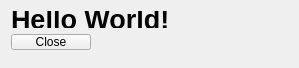
<?xml version="1.0" encoding="UTF-8"?>
<ui version="4.0">
 <class>Widget</class>
 <widget class="QWidget" name="Widget">
  <property name="geometry">
   <rect>
    <x>0</x>
    <y>0</y>
    <width>299</width>
    <height>68</height>
   </rect>
  </property>
  <property name="sizePolicy">
   <sizepolicy hsizetype="Preferred" vsizetype="Preferred">
    <horstretch>0</horstretch>
    <verstretch>0</verstretch>
   </sizepolicy>
  </property>
  <property name="windowTitle">
   <string>Widget</string>
  </property>
  <widget class="QWidget" name="">
   <property name="geometry">
    <rect>
     <x>0</x>
     <y>0</y>
     <width>291</width>
     <height>61</height>
    </rect>
   </property>
   <layout class="QVBoxLayout" name="verticalLayout">
    <item>
     <widget class="QLabel" name="label">
      <property name="sizePolicy">
       <sizepolicy hsizetype="Fixed" vsizetype="Fixed">
        <horstretch>0</horstretch>
        <verstretch>0</verstretch>
       </sizepolicy>
      </property>
      <property name="minimumSize">
       <size>
        <width>0</width>
        <height>0</height>
       </size>
      </property>
      <property name="maximumSize">
       <size>
        <width>16777215</width>
        <height>16777215</height>
       </size>
      </property>
      <property name="baseSize">
       <size>
        <width>0</width>
        <height>0</height>
       </size>
      </property>
      <property name="font">
       <font>
        <pointsize>20</pointsize>
        <weight>75</weight>
        <bold>true</bold>
       </font>
      </property>
      <property name="autoFillBackground">
       <bool>false</bool>
      </property>
      <property name="lineWidth">
       <number>1</number>
      </property>
      <property name="text">
       <string>Hello World!</string>
      </property>
      <property name="wordWrap">
       <bool>true</bool>
      </property>
     </widget>
    </item>
    <item>
     <layout class="QHBoxLayout" name="horizontalLayout">
      <item>
       <widget class="QPushButton" name="pushButton">
        <property name="text">
         <string>Close</string>
        </property>
        <property name="iconSize">
         <size>
          <width>20</width>
          <height>20</height>
         </size>
        </property>
       </widget>
      </item>
      <item>
       <spacer name="horizontalSpacer">
        <property name="orientation">
         <enum>Qt::Horizontal</enum>
        </property>
        <property name="sizeHint" stdset="0">
         <size>
          <width>40</width>
          <height>20</height>
         </size>
        </property>
       </spacer>
      </item>
     </layout>
    </item>
   </layout>
  </widget>
 </widget>
 <layoutdefault spacing="6" margin="11"/>
 <resources/>
 <connections>
  <connection>
   <sender>pushButton</sender>
   <signal>clicked()</signal>
   <receiver>Widget</receiver>
   <slot>close()</slot>
   <hints>
    <hint type="sourcelabel">
     <x>41</x>
     <y>42</y>
    </hint>
    <hint type="destinationlabel">
     <x>149</x>
     <y>33</y>
    </hint>
   </hints>
  </connection>
 </connections>
</ui>
